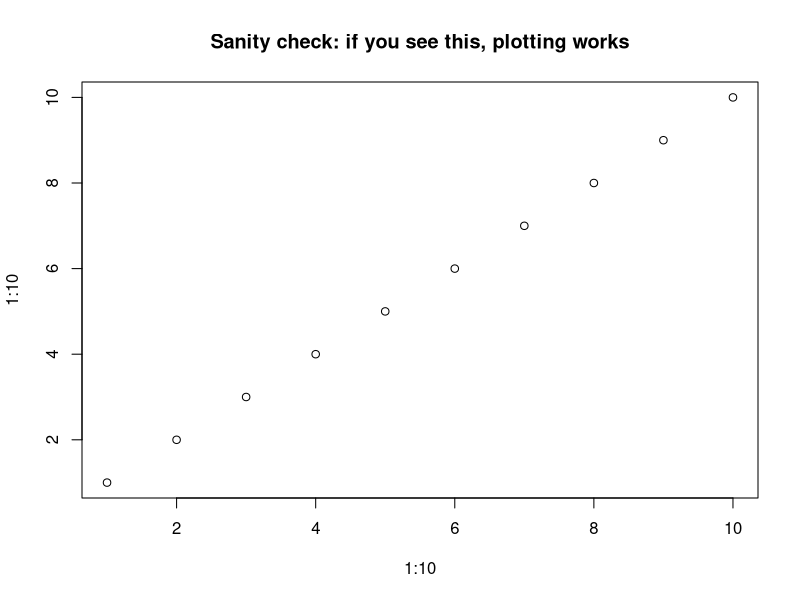
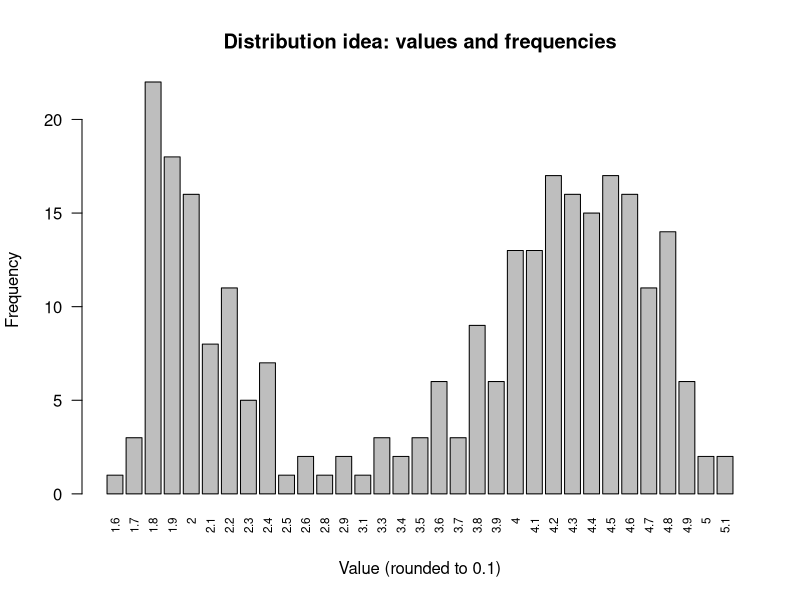
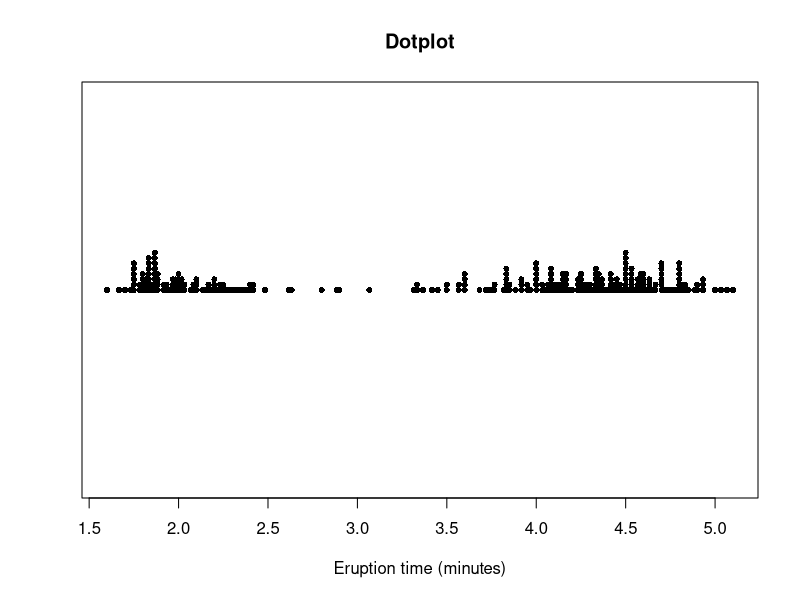
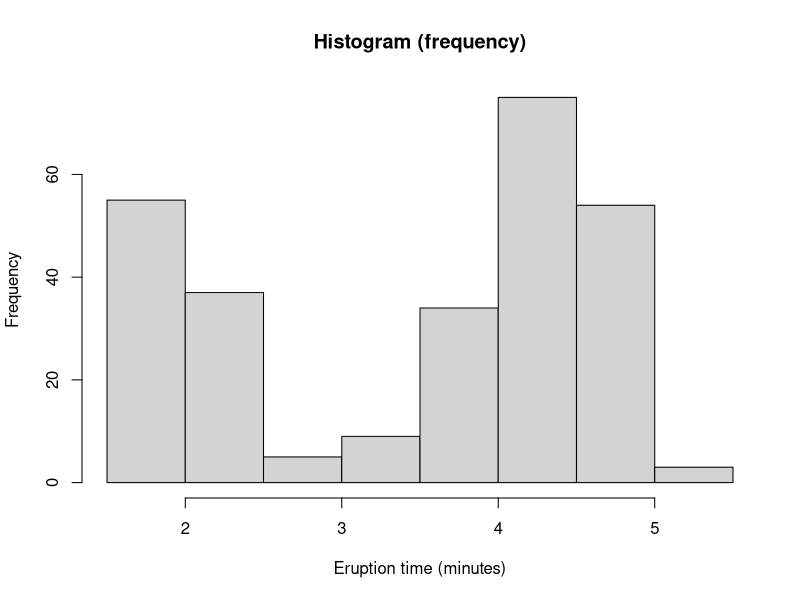
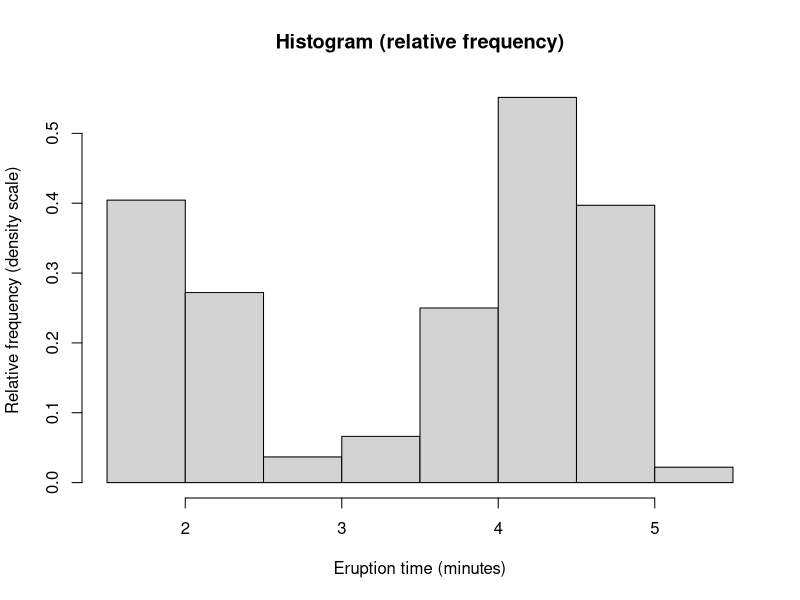
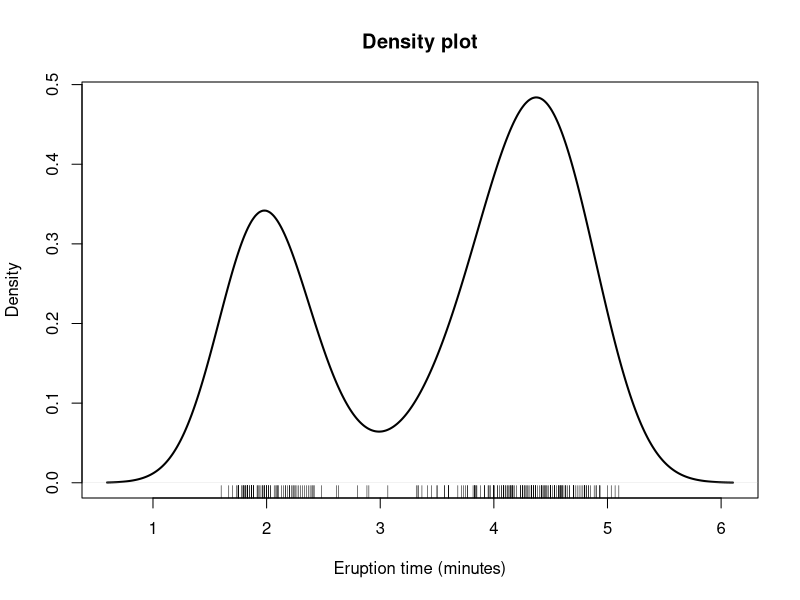
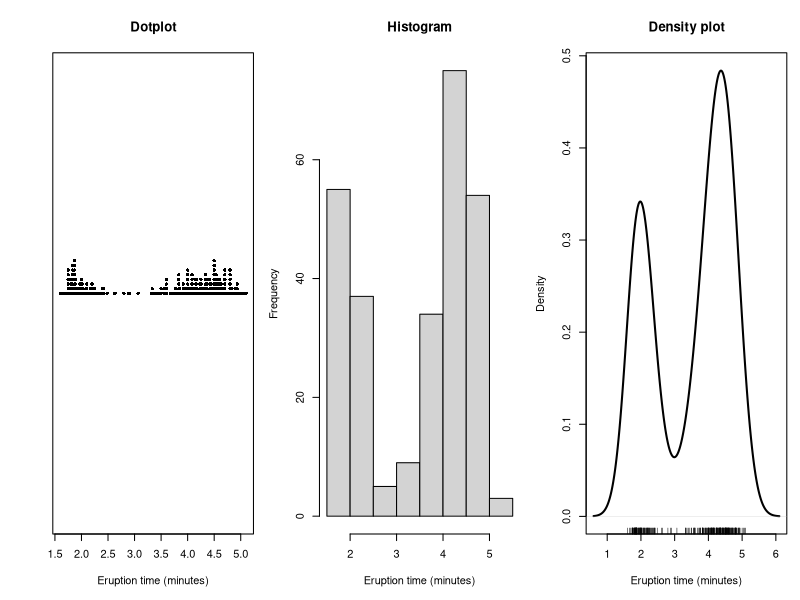
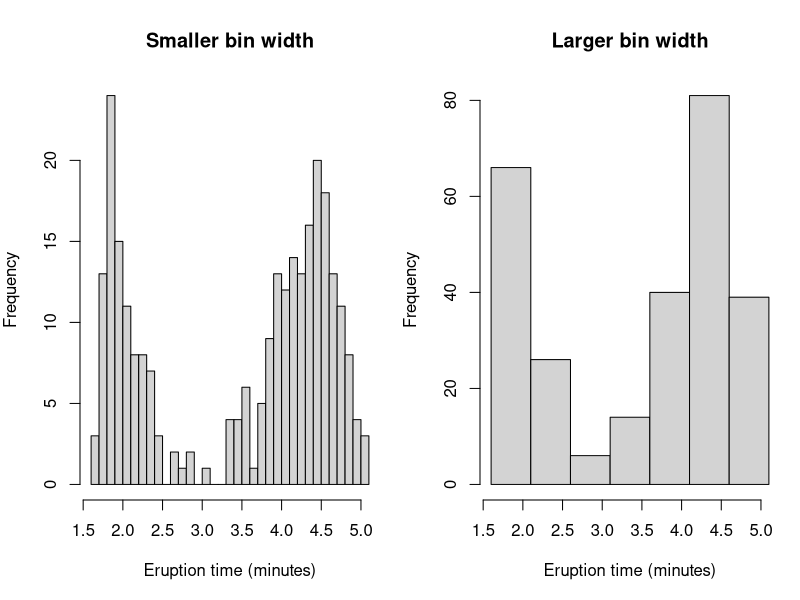

Here is the R script that generated these plots, in order:
# =========================================================
# Chapter 2 Graphs (Base R)
# Applied Statistics Handbook
# =========================================================

# --- 0) Sanity check: does plotting work at all? ---
# Run this FIRST. If you do not see a plot, the issue is your RStudio plotting device.
plot(1:10, 1:10, main = "Sanity check: if you see this, plotting works")

# --- 1) Data (built-in, reproducible) ---
# Old Faithful geyser eruption times (minutes)
x <- faithful$eruptions

# Optional: quick look at the data
summary(x)

# =========================================================
# 2.1 Distribution idea: values + frequencies
# (Round to 0.1 so repeated values appear)
# =========================================================
x_round <- round(x, 1)
freq_tbl <- table(x_round)

barplot(freq_tbl,
        las = 2,
        cex.names = 0.7,
        xlab = "Value (rounded to 0.1)",
        ylab = "Frequency",
        main = "Distribution idea: values and frequencies")

# =========================================================
# 2.2 Dotplot
# =========================================================
stripchart(x,
           method = "stack",
           pch = 16,
           cex = 0.8,
           xlab = "Eruption time (minutes)",
           main = "Dotplot")

# =========================================================
# 2.3 Histogram (frequency)
# =========================================================
hist(x,
     breaks = "Sturges",
     freq = TRUE,
     xlab = "Eruption time (minutes)",
     ylab = "Frequency",
     main = "Histogram (frequency)")

# =========================================================
# 2.4 Histogram (relative frequency)
# Note: In base R, freq = FALSE uses a density scale,
# which corresponds to relative frequency on the y-axis.
# =========================================================
hist(x,
     breaks = "Sturges",
     freq = FALSE,
     xlab = "Eruption time (minutes)",
     ylab = "Relative frequency (density scale)",
     main = "Histogram (relative frequency)")

# =========================================================
# 2.5 Density plot
# =========================================================
d <- density(x)
plot(d,
     lwd = 2,
     xlab = "Eruption time (minutes)",
     ylab = "Density",
     main = "Density plot")
rug(x)

# =========================================================
# 2.6 Same dataset: dotplot, histogram, density side by side
# =========================================================
op <- par(mfrow = c(1, 3), mar = c(5, 4, 4, 1))

stripchart(x,
           method = "stack",
           pch = 16,
           cex = 0.7,
           xlab = "Eruption time (minutes)",
           main = "Dotplot")

hist(x,
     breaks = "Sturges",
     freq = TRUE,
     xlab = "Eruption time (minutes)",
     ylab = "Frequency",
     main = "Histogram")

plot(density(x),
     lwd = 2,
     xlab = "Eruption time (minutes)",
     ylab = "Density",
     main = "Density plot")
rug(x)

par(op)  # reset

# =========================================================
# 2.7 Two histograms with different bin widths
# This shows why bin choice matters.
# =========================================================
breaks_small <- seq(min(x), max(x), by = 0.10)  # narrow bins
breaks_large <- seq(min(x), max(x), by = 0.50)  # wide bins

op <- par(mfrow = c(1, 2), mar = c(5, 4, 4, 1))

hist(x,
     breaks = breaks_small,
     freq = TRUE,
     xlab = "Eruption time (minutes)",
     ylab = "Frequency",
     main = "Smaller bin width")

hist(x,
     breaks = breaks_large,
     freq = TRUE,
     xlab = "Eruption time (minutes)",
     ylab = "Frequency",
     main = "Larger bin width")

par(op)  # reset
